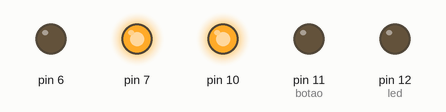
Simulated run of this sketch. Board: Arduino Uno, built with avr-gcc and run on an emulated ATmega328P. Shown: output pins drawn as LEDs (lit = HIGH).

Above: at 2.0 s.
At 6.0 s:
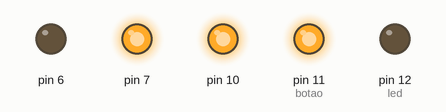
At 8.2 s:
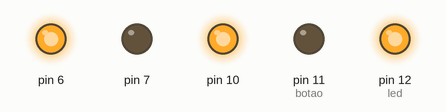
At 9.7 s:
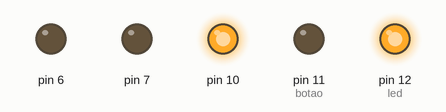
At 10.7 s:
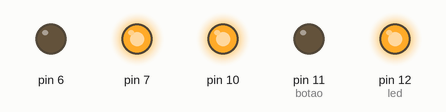
Timing chart, 0 to 12.7 s (numbered marks = the images above):
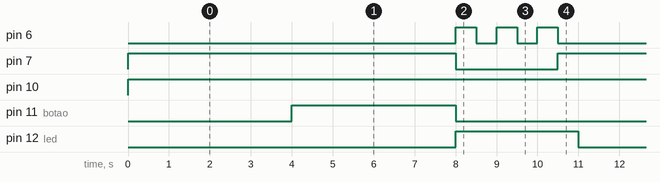

The sketch:

piscar4leds.ino
```cpp
// C++ code

void setup() {
 pinMode (12, OUTPUT); //led
 pinMode (11, OUTPUT); //botao
 pinMode (10, OUTPUT);
 pinMode (7, OUTPUT);
 pinMode (6, OUTPUT);

}
void loop() {
  int t1 = 4000;
  int t2 = 500;
   digitalWrite(10, HIGH);
  digitalWrite(7, HIGH);
   delay(t1);
  digitalWrite(10, HIGH);
  digitalWrite(11, HIGH);
  delay(t1);
    digitalWrite(11, LOW);
    digitalWrite(12, HIGH);
    digitalWrite(7, LOW);
    digitalWrite(6, HIGH);
  delay(t2);
    digitalWrite(6, LOW);
  delay(t2);
  digitalWrite(6, HIGH);
   delay(t2);
    digitalWrite(6, LOW);
  delay(t2);
    digitalWrite(6, HIGH);
  delay(t2);
    digitalWrite(6,LOW);
    digitalWrite(7,HIGH);
    delay(t2);
  digitalWrite(12,LOW);
}
```

Measured:
- by itself, pin 6: repeats every 11.0 s: 2 × (LOW 0.50 s, HIGH 0.50 s), LOW 8.5 s, HIGH 0.50 s
- by itself, pin 7: alternates HIGH for 8.5 s and LOW for 2.5 s
- by itself, pin 10: LOW → HIGH at 0.00 s
- by itself, pin 11 (botao): alternates HIGH for 4.0 s and LOW for 7.0 s
- by itself, pin 12 (led): alternates HIGH for 3.0 s and LOW for 8.0 s
